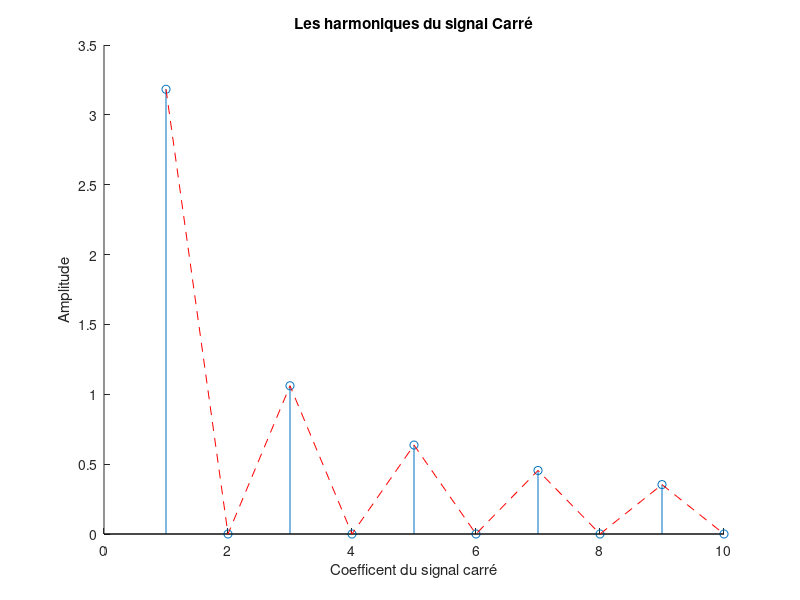
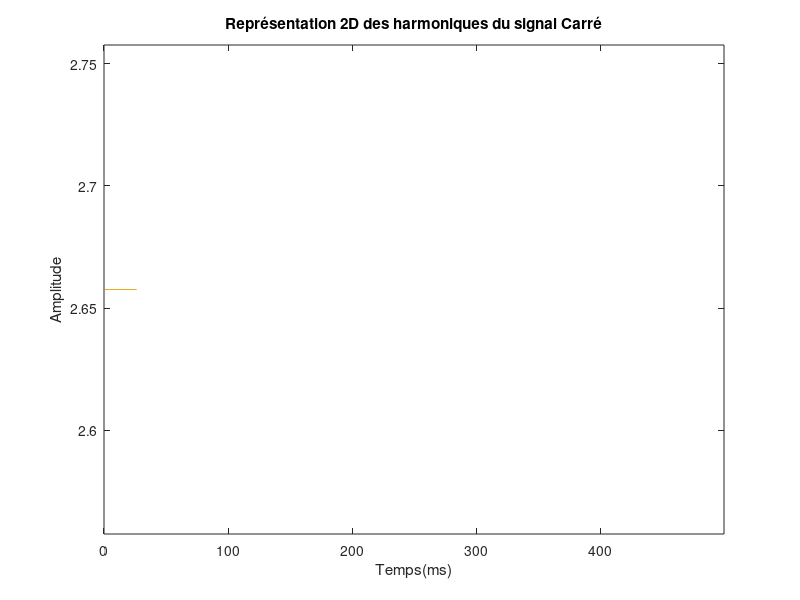
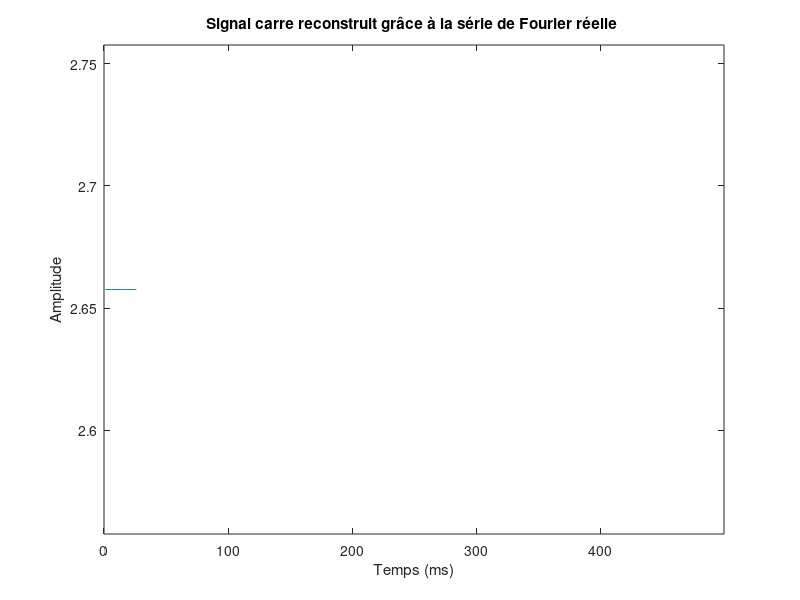
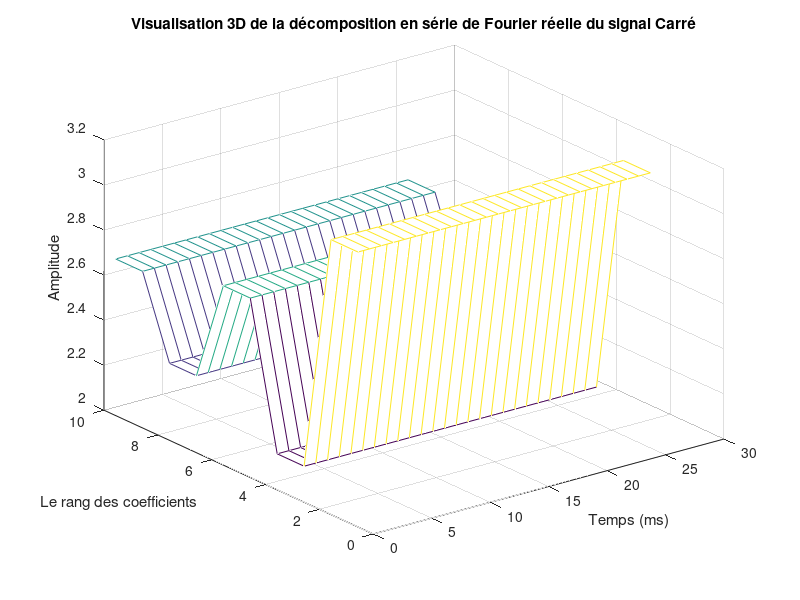

The MATLAB script that drew these images, in order:
function main()
    clear all
    close all
    clc

    Xmax = 499;
    Xmin = 0;
    H = input('Combien d''harmoniques voulez-vous?');
    a = input('Choisissez votre amplitude');
    f = input('Entrez la frequence du signal');
    fe= input('Indiquez la frequence d''echantillonnage');
    fin=input('Donnez la fin de votre vecteur temps');
    t = 0:1/fe:fin;

    [TabConcat, TabCarre, TabReconstr, reconstruction_carre] = calculateSignals(H, a, f, t);

    plotResults(TabConcat, TabCarre, TabReconstr, reconstruction_carre, Xmin, Xmax);
end

function [TabConcat, TabCarre, TabReconstr, reconstruction_carre] = calculateSignals(H, a, f, t)
    TabConcat = zeros(2*H, 1);
    TabCarre = zeros(2*H, length(t));

    for i = 1:2*H
        CoeffCarre = calculateXCarre(a, i);
        TabConcat(i,1) = CoeffCarre;

        HarmoCarre = cos(2*pi*i*f*t);
        TabHarmos(i,:) = HarmoCarre;
        TabCarre(i,:) = CoeffCarre*HarmoCarre;
    end

    TabReconstr = cumsum(TabCarre);
    reconstruction_carre = TabReconstr(2*H,:);
end

function CoeffCarre = calculateXCarre(a, i)
    CoeffCarre = (2*a)/(pi*i)*sin(pi*i/2);
end

function plotResults(TabConcat, TabCarre, TabReconstr, reconstruction_carre, Xmin, Xmax)
    TabAbsolu = abs(TabConcat(find(abs(TabConcat)>=3.898171832519376e-17)));
    
    figure(1)
    hold on
    stem(abs(TabAbsolu))
    plot(abs(TabAbsolu),'r--')
    title('Les harmoniques du signal Carré')
    xlabel('Coefficent du signal carré')
    ylabel('Amplitude')

    figure(2)
    plot(TabReconstr')
    title('Représentation 2D des harmoniques du signal Carré')
    xlabel('Temps(ms)')
    ylabel('Amplitude')
    axis([Xmin Xmax min(reconstruction_carre)-0.1 max(reconstruction_carre)+0.1])

    figure(3)
    plot(reconstruction_carre)
    title('Signal carre reconstruit grâce à la série de Fourier réelle ')
    xlabel('Temps (ms)')
    ylabel('Amplitude')
    axis([Xmin Xmax min(reconstruction_carre)-0.1 max(reconstruction_carre)+0.1])

    figure(4)
    mesh(TabReconstr)
    title('Visualisation 3D de la décomposition en série de Fourier réelle du signal Carré')
    xlabel('Temps (ms)')
    ylabel('Le rang des coefficients')
    zlabel('Amplitude')

    figure(5)
    stem(abs(fft(reconstruction_carre)))
    axis([Xmin 60 0 160])
    title('Estimation de la TF du signal carre grâce à l''algorithme FFT')
    xlabel('Coefficient du signal carre')
    ylabel('Amplitude')

    figure(6)
    plot(TabCarre')
    title('Représentation des harmoniques pondérés')
    xlabel('Fréquence')
    ylabel('Amplitude')
    axis([Xmin Xmax+1 -0.7 0.7])

    figure(7)
    mesh(TabCarre)
    title('Rerésentation 3D de la décroissance en 1/n du signal Carré')
    xlabel('Le nombre d''harmoniques')
end
